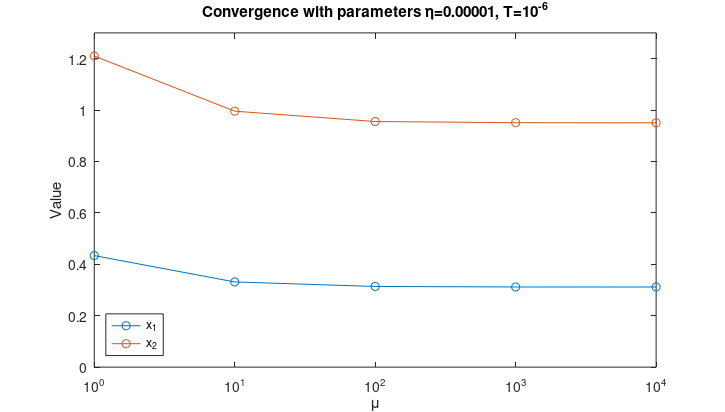

This chart was generated by the following MATLAB code:

muValues = [1 10 100 1000 10000];
x1s = [0.433777 0.331354 0.313738 0.311790 0.311593];
x2s = [1.210166 0.995540 0.955252 0.950732 0.950274];
eta = 0.00001;
xStart =  [1 2];
gradientTolerance = 1E-6;

plot(muValues, x1s, '-o', muValues, x2s, '-o');
xlabel('\mu')
ylabel('Value')
legend({'x_1', 'x_2'}, 'Location', 'southwest')
axis([0, inf, 0, 1.3])
set(gca, 'XScale', 'log')
set(gcf, 'PaperUnits', 'inches');
x_width=7.25 ;y_width=4.125
set(gcf, 'PaperPosition', [0 0 x_width y_width]); %
title('Convergence with parameters \eta=0.00001, T=10^{-6}')
saveas(gcf,'../img/1_1.png')
